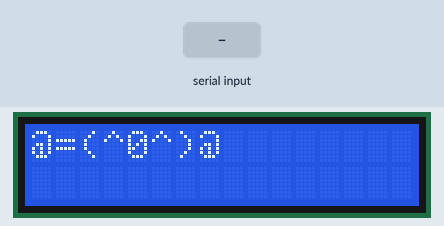
This sketch was run on a simulated Arduino Uno, built with avr-gcc and run on an emulated ATmega328P. On the bench: 16×2 character LCD. The test bench sets the inputs (shaded band). What the sketch prints to the serial monitor is not drawn.

Above: at 1.2 s.
1.3 s: "d" received over the second serial link
4.3 s: "a" received over the second serial link
5.8 s: "d" received over the second serial link
At 6.3 s:
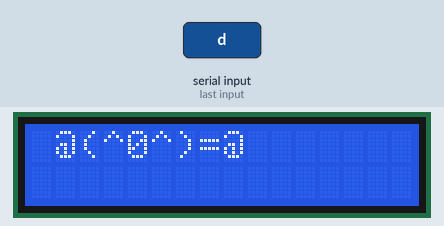
Timing chart, 0 to 8.8 s (numbered marks = the images above; inputs shaded):
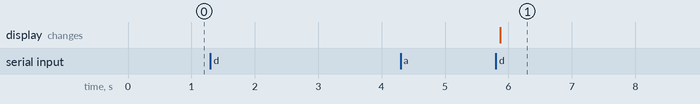

The sketch:

streamGo_bluetooth.ino
```cpp
#include <SoftwareSerial.h>

#include <Wire.h>

#include <LiquidCrystal_I2C.h>

/*
Plus Quiz) 사운드 감지 센서를 활용하여 스마트폰 게임 '스크림 고(Scream Go)'게임을 만들어 보자.
'스크림 고' 게임은 게이머가 소리를 내야 게임속 케릭터를 움직일 수 있는 게임이다.
우리도 사운드 센서와 LCD 액정을 활용하여, 사운드가 감지되면 액정에 표시된 케릭터가 좌측에서 우측으로 이동하도록 처리해 보자
*/


int count = 0;


// Set the LCD address to 0x27 for a 16 chars and 2 line display
LiquidCrystal_I2C lcd(0x27, 16, 2);

SoftwareSerial bluetooth(2, 3);


void setup() {
  Serial.begin(9600);
  bluetooth.begin(9600);
  // initialize the LCD
  lcd.begin();

  // Turn on the blacklight and print a message.
  lcd.backlight();

  lcd.print("@=(^0^)@");


}

void loop() {


  char val = bluetooth.read();


  if (val=='d') {
    lcd.scrollDisplayRight();
    count++;
  }

  if (val=='a') {
    lcd.scrollDisplayLeft();
    count--;
  }

  if(count %2 == 1){
    lcd.clear();
    lcd.setCursor(count, 0);
    lcd.print("@(^0^)=@");

  } else {
    lcd.clear();
    lcd.setCursor(count, 0);
    lcd.print("@=(^0^)@");

  }

  if (bluetooth.available()) {
    Serial.write(bluetooth.read());  //블루투스측 내용을 시리얼모니터에 출력
  }
  if (Serial.available()) {
    bluetooth.write(Serial.read());  //시리얼 모니터 내용을 블루추스 측에 WRITE
  }


  delay(100);
}
```

Measured:
- after the input at 1.3 s, every drawn part: stays the same
- after the input at 4.3 s, every drawn part: stays the same
- after the input at 5.8 s, the display: changes after 0.07 s (image 1)
